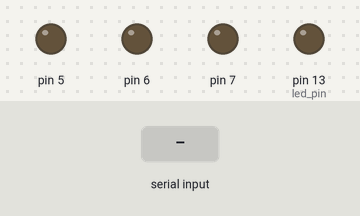
The sketch below on a simulated Arduino Uno, built with avr-gcc and run on an emulated ATmega328P. Shown: output pins drawn as LEDs (lit = HIGH). Inputs (shaded band) come from the test bench.

Above: at 1.2 s.
1.3 s: "1" received over the second serial link
At 2.1 s:
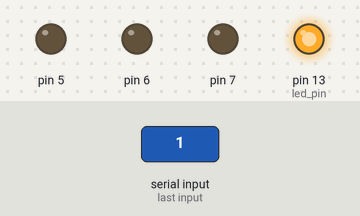
Timing chart, 0 to 4.3 s (numbered marks = the images above; inputs shaded):
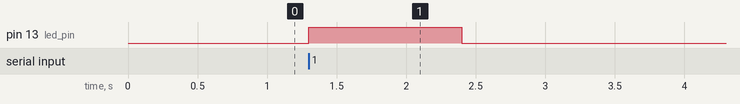

The sketch:

Shannon-Arduino-Node-2.ino
```cpp
#include "switch.h"
#include <SoftwareSerial.h>

#define led_pin 13

Switch redLED(byte(0x14), 7);
Switch greenLED(byte(0x15), 6);
Switch blueLED(byte(0x16), 5);

SoftwareSerial ble(10, 11);
long previousMillis = 0;

void setup() {
  // put your setup code here, to run once:
  ble.begin(9600);

  pinMode(7, OUTPUT);
  pinMode(6, OUTPUT);
  pinMode(5, OUTPUT);
  pinMode(led_pin, OUTPUT);
}

void loop() {
  // Receive
  byte serialBuff[2];
  if (ble.available()){
    digitalWrite(led_pin, HIGH);

    ble.readBytes(serialBuff, 2);
    byte id = serialBuff[0];
    byte command = serialBuff[1];

    if (id == byte(0x00)){
      responceDeviceList();

      delay(100);
      digitalWrite(led_pin, LOW);
      return;
    }

    redLED.executeCodeWithId(command, id);
    greenLED.executeCodeWithId(command, id);
    blueLED.executeCodeWithId(command, id);

    delay(100);
    digitalWrite(led_pin, LOW);
  }

  // Send
//  if (millis() - previousMillis > 1000){
//    previousMillis = millis();
//  }
}

void responceDeviceList(){
  byte deviceDefineId = byte(0x00);

  postData(deviceDefineId, redLED.id);
  postData(deviceDefineId, greenLED.id);
  postData(deviceDefineId, blueLED.id);
}

void postData(byte id, byte value){
  ble.write(id);
  ble.write(value);
}
```

switch.h
```cpp
class Switch{
  private:
  int pin;
  const byte onCode = 0x01;
  const byte offCode = 0x02;

  public:
  const byte id;
  Switch(byte id, int pin);
  void executeCodeWithId(byte cmd, byte id);
  void on();
  void off();
  bool state();
};

Switch::Switch(byte id, int pin) : id(id){
  this->pin = pin;
}

void Switch::executeCodeWithId(byte code, byte id){
  if (id != this->id){
    return;
  }

  if (code == this->onCode){
    this->on();
  } else if (code == this->offCode){
    this->off();
  }
}

bool Switch::state(){
  return digitalRead(this->pin);
}

void Switch::on(){
  digitalWrite(this->pin, HIGH);
}

void Switch::off(){
  digitalWrite(this->pin, LOW);
}
```

Measured:
- after the input at 1.3 s, pin 13 (led_pin): LOW → HIGH at once, → LOW 1.1 s later
